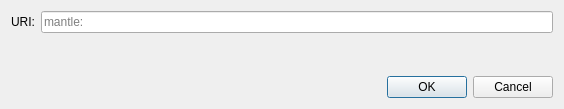
<?xml version="1.0" encoding="UTF-8"?>
<ui version="4.0">
 <class>OpenURIDialog</class>
 <widget class="QDialog" name="OpenURIDialog">
  <property name="geometry">
   <rect>
    <x>0</x>
    <y>0</y>
    <width>564</width>
    <height>109</height>
   </rect>
  </property>
  <property name="windowTitle">
   <string>Open mantle URI</string>
  </property>
  <layout class="QVBoxLayout" name="verticalLayout">
   <item>
    <layout class="QHBoxLayout" name="horizontalLayout">
     <item>
      <widget class="QLabel" name="label">
       <property name="text">
        <string>URI:</string>
       </property>
      </widget>
     </item>
     <item>
      <widget class="QValidatedLineEdit" name="uriEdit">
       <property name="placeholderText">
        <string notr="true">mantle:</string>
       </property>
      </widget>
     </item>
    </layout>
   </item>
   <item>
    <spacer name="verticalSpacer">
     <property name="orientation">
      <enum>Qt::Vertical</enum>
     </property>
     <property name="sizeHint" stdset="0">
      <size>
       <width>20</width>
       <height>40</height>
      </size>
     </property>
    </spacer>
   </item>
   <item>
    <widget class="QDialogButtonBox" name="buttonBox">
     <property name="orientation">
      <enum>Qt::Horizontal</enum>
     </property>
     <property name="standardButtons">
      <set>QDialogButtonBox::Cancel|QDialogButtonBox::Ok</set>
     </property>
    </widget>
   </item>
  </layout>
 </widget>
 <customwidgets>
  <customwidget>
   <class>QValidatedLineEdit</class>
   <extends>QLineEdit</extends>
   <header>qt/qvalidatedlineedit.h</header>
  </customwidget>
 </customwidgets>
 <resources/>
 <connections>
  <connection>
   <sender>buttonBox</sender>
   <signal>accepted()</signal>
   <receiver>OpenURIDialog</receiver>
   <slot>accept()</slot>
   <hints>
    <hint type="sourcelabel">
     <x>248</x>
     <y>254</y>
    </hint>
    <hint type="destinationlabel">
     <x>157</x>
     <y>274</y>
    </hint>
   </hints>
  </connection>
  <connection>
   <sender>buttonBox</sender>
   <signal>rejected()</signal>
   <receiver>OpenURIDialog</receiver>
   <slot>reject()</slot>
   <hints>
    <hint type="sourcelabel">
     <x>316</x>
     <y>260</y>
    </hint>
    <hint type="destinationlabel">
     <x>286</x>
     <y>274</y>
    </hint>
   </hints>
  </connection>
 </connections>
</ui>
